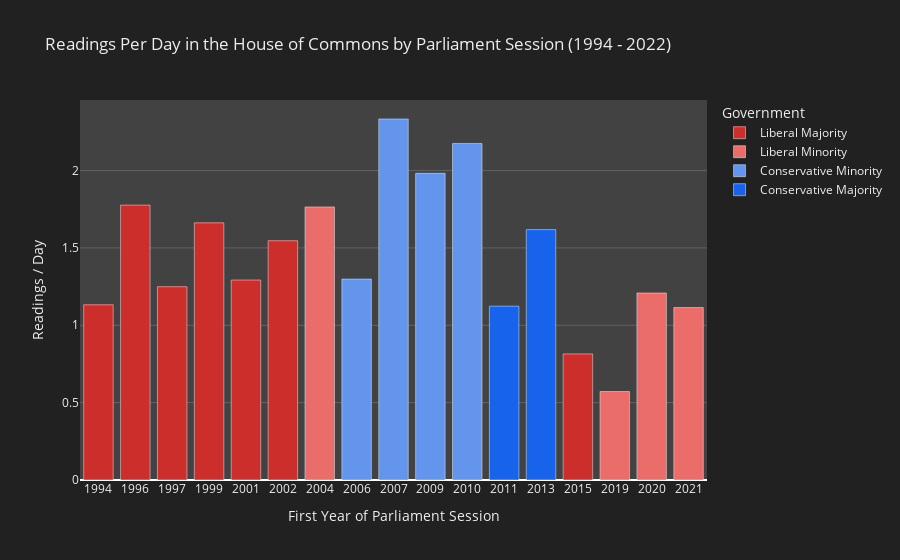

Notebook code cell kept with this figure:
### Code cell
color_map =  { 
    "Liberal Majority": party_colors['liberal_majority'], 
    "Liberal Minority": party_colors['liberal'],
    "Conservative Minority": party_colors['conservative'],
    "Conservative Majority": party_colors['conservative_majority']
}

fig = px.bar(
    plot_1, 
    x = "StartYear", 
    y = "ReadingsPerDay", 
    color= "Government",
    color_discrete_map = color_map,
    title = "Readings Per Day in the House of Commons by Parliament Session (1994 - 2022)",
    labels = {
        "StartYear": "First Year of Parliament Session",
        "ReadingsPerDay": "Readings / Day"
    }

)

fig.update_layout(
    xaxis={'categoryorder':'category ascending'}, 
    paper_bgcolor="#212121",
    plot_bgcolor = "#424242",
    font_color = "#EEEEEE"
)

fig.update_yaxes(gridcolor='#616161')

fig.show()

fig.write_html("../charts/plot-1-1.html")

### Figure 1 — Plotly figure (JSON) as saved in the notebook; plotly's stock layout.template omitted (floating-point values rounded to 4 significant figures)
{"data": [{"alignmentgroup": "True", "hovertemplate": "Government=Liberal Majority<br>First Year of Parliament Session=%{x}<br>Readings / Day=%{y}<extra></extra>", "legendgroup": "Liberal Majority", "marker": {"color": "#cc2f2b", "pattern": {"shape": ""}}, "name": "Liberal Majority", "offsetgroup": "Liberal Majority", "orientation": "v", "showlegend": true, "textposition": "auto", "type": "bar", "x": ["1994", "1996", "1997", "1999", "2001", "2002", "2015"], "xaxis": "x", "y": [1.133, 1.776, 1.249, 1.662, 1.292, 1.547, 0.8149], "yaxis": "y"}, {"alignmentgroup": "True", "hovertemplate": "Government=Liberal Minority<br>First Year of Parliament Session=%{x}<br>Readings / Day=%{y}<extra></extra>", "legendgroup": "Liberal Minority", "marker": {"color": "#EA6D6A", "pattern": {"shape": ""}}, "name": "Liberal Minority", "offsetgroup": "Liberal Minority", "orientation": "v", "showlegend": true, "textposition": "auto", "type": "bar", "x": ["2004", "2019", "2020", "2021"], "xaxis": "x", "y": [1.765, 0.572, 1.209, 1.115], "yaxis": "y"}, {"alignmentgroup": "True", "hovertemplate": "Government=Conservative Minority<br>First Year of Parliament Session=%{x}<br>Readings / Day=%{y}<extra></extra>", "legendgroup": "Conservative Minority", "marker": {"color": "#6495ED", "pattern": {"shape": ""}}, "name": "Conservative Minority", "offsetgroup": "Conservative Minority", "orientation": "v", "showlegend": true, "textposition": "auto", "type": "bar", "x": ["2006", "2007", "2009", "2010"], "xaxis": "x", "y": [1.299, 2.333, 1.982, 2.175], "yaxis": "y"}, {"alignmentgroup": "True", "hovertemplate": "Government=Conservative Majority<br>First Year of Parliament Session=%{x}<br>Readings / Day=%{y}<extra></extra>", "legendgroup": "Conservative Majority", "marker": {"color": "#1763eb", "pattern": {"shape": ""}}, "name": "Conservative Majority", "offsetgroup": "Conservative Majority", "orientation": "v", "showlegend": true, "textposition": "auto", "type": "bar", "x": ["2011", "2013"], "xaxis": "x", "y": [1.124, 1.618], "yaxis": "y"}], "layout": {"autosize": true, "barmode": "relative", "font": {"color": "#EEEEEE"}, "legend": {"title": {"text": "Government"}, "tracegroupgap": 0}, "paper_bgcolor": "#212121", "plot_bgcolor": "#424242", "title": {"text": "Readings Per Day in the House of Commons by Parliament Session (1994 - 2022)"}, "xaxis": {"anchor": "y", "autorange": true, "categoryorder": "category ascending", "domain": [0, 1], "range": [-0.5, 16.5], "title": {"text": "First Year of Parliament Session"}, "type": "category"}, "yaxis": {"anchor": "x", "autorange": true, "domain": [0, 1], "gridcolor": "#616161", "range": [0, 2.456], "title": {"text": "Readings / Day"}, "type": "linear"}}}
